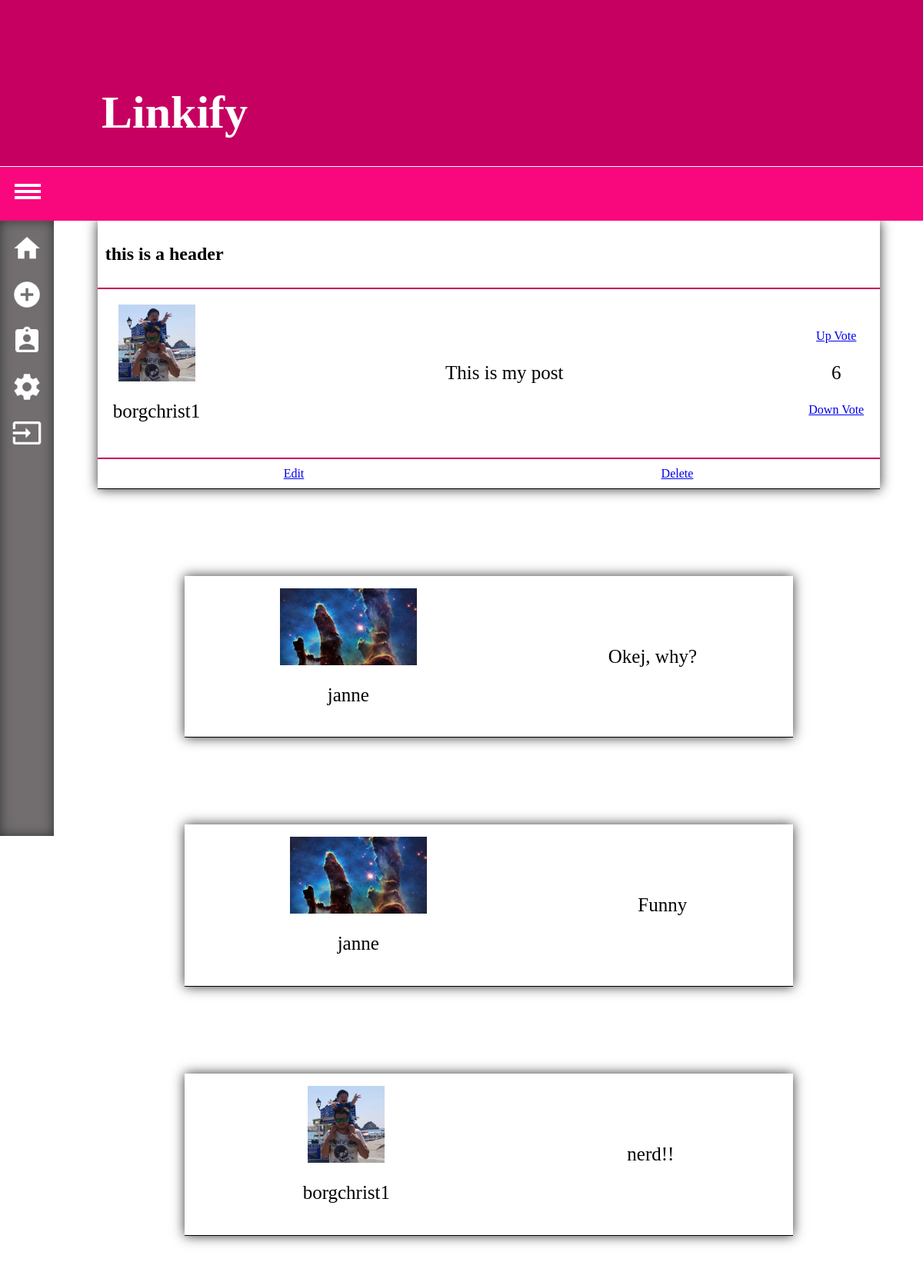
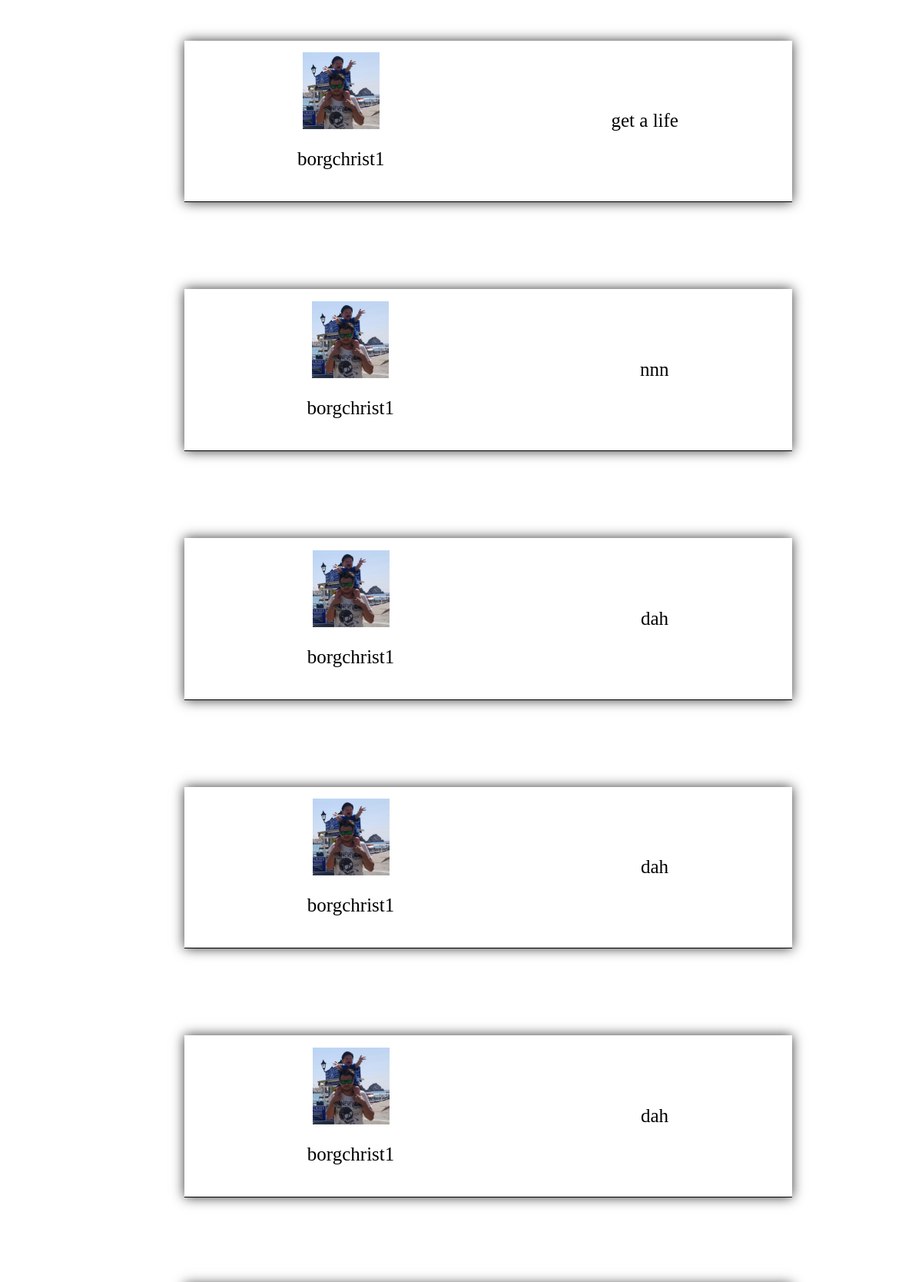
The page /topick.php?id=1 (signed in, upper part) on the database its author committed (2 pictures, top to bottom).
### tables this page shows
CREATE TABLE IF NOT EXISTS `posts` (
  `id` int(11) NOT NULL,
  `head` varchar(200) NOT NULL,
  `url` varchar(300) NOT NULL,
  `post` varchar(1000) NOT NULL,
  `user_id` int(11) NOT NULL,
  `datum` datetime NOT NULL,
  `votes` int(11) DEFAULT NULL
);

CREATE TABLE IF NOT EXISTS `users` (
  `id` int(11) NOT NULL,
  `email` varchar(70) NOT NULL,
  `username` varchar(70) NOT NULL,
  `password` varchar(60) NOT NULL,
  `avatar` varchar(300) NOT NULL
);

CREATE TABLE IF NOT EXISTS `comments` (
  `id` int(11) NOT NULL,
  `comment` varchar(1000) NOT NULL,
  `post_id` int(11) NOT NULL,
  `user_id` int(11) NOT NULL,
  `likes` int(11) NOT NULL
);

### classes/Query.php (called while the page is built, shortened)
<?php
class Query
{
    private $db;
    public function __construct()
    {
        $this->db = new Database();
    }
    public function getObjectById ($id, $table, $class)
    {
        $query = $this->db->getObjects("SELECT * FROM {$table}
            WHERE id = {$id}", $class);
        return $query;
    }
    public function getObjectByPostId ($id, $table, $class)
    {
        $query = $this->db->getObjects("SELECT * FROM {$table}
            WHERE post_id = {$id}", $class);
        return $query;
    }
}

### classes/Database.php (called while the page is built, shortened)
<?php
class Database
{
    private $host = "localhost";
    private $dbName = "linkify";
    private $port = 3306;
    private $username = "root";
    private $password = "root";
    private $socetType = "mysql";
    private $instance = NULL;
    function __construct()
    {
        if ($this->instance == NULL) {
            try {
                $db = new PDO (''.$this->socetType .':host='. $this->host . ';port='. $this->port .';dbname='. $this->dbName .';', $this->username, $this->password );
                $this->instance = $db;
            } catch (Exception $e) {
                die($e->getMessage());            }
        }
    }
    public function getObjects($sql, $class)
    {
        $query = $this->instance->prepare($sql);
        $query->execute();
        $query->setFetchMode(PDO::FETCH_CLASS, $class);
        $result = $query->fetchAll();
        return $result;
    }
}

### classes/Post.php (called while the page is built, shortened)
<?php
class Post {
    private $id;
    private $head;
    private $post;
    private $user_id;
    private $votes;
    public function getId()
    {
        return $this->id;
    }
    public function getHead()
    {
        return $this->head;
    }
    public function getPost()
    {
        return $this->post;
    }
    public function getUser_id()
    {
        return $this->user_id;
    }
    public function getVotes()
    {
        return $this->votes;
    }
}

### resources/lib/index-get-user.php (called while the page is built)
<?php
function getAuthor($id)
{
    $getUser = new Query();
    $users = $getUser->getObjectById($id, "users", "User");
    foreach ($users as $user){
        return $user;
    }
}

### classes/User.php (called while the page is built, shortened)
<?php
class User
{
    private $id;
    private $username;
    private $avatar;
    public function getId()
    {
        return  $this->id;
    }
    public function getUsername()
    {
        return $this->username;
    }
    public function getAvatar()
    {
        return $this->avatar;
    }
}

### classes/Comment.php (called while the page is built, shortened)
<?php
class Comment
{
    private $comment;
    private $user_id;
    public function getComment()
    {
        return $this->comment;
    }
    public function getUser_id()
    {
        return $this->user_id;
    }
}

### topick.php (the view, shortened to what this page needs)
<?php
require "classes/Post.php";
require "classes/Database.php";
require "classes/Comment.php";
require "classes/User.php";
require "classes/Query.php";
require "resources/lib/index-get-user.php";
$postId = $_GET["id"];
$objects = new Query();
$posts = $objects->getObjectById($postId, "posts", "Post");
$comments = $objects->getObjectByPostId($postId, "comments", "Comment");
?>
<html>
    <?php require "resources/blocks/head.php"; ?>
    <body>
        <?php require "resources/blocks/big-header.php";
        require "resources/blocks/header.php";
        require "resources/blocks/left-panel.php";
        ?>
        <div class="page-wrapper">
            <?php foreach ($posts as $post):
                $user = getAuthor($post->getUser_id()); ?>
                <div class="post-wrapper">
                    <div class="post-head">
                        <h2><?php print $post->getHead();?></h2>
                    </div>
                    <div class="content-wrapper">
                        <div class="post-avatar">
                            <img src="resources/img/users/<?php print $user->getId() . "/" . $user->getAvatar(); ?>" height="100">
                            <p><?php print $user->getUsername(); ?></p>
                        </div>
                        <div class="post-content">
                            <p><?php print $post->getPost(); ?></p>
                        </div>
                        <div class="likes">
                            <a href="resources/lib/vote.php?id=<?php print $post->getId(); ?>&vote=1&table=posts&class=Post">Up Vote</a>
                            <p><?php if($post->getVotes() !== null) print $post->getVotes(); else print 0; ?></p>
                            <a href="resources/lib/vote.php?id=<?php print $post->getId(); ?>&vote=-1&table=posts&class=Post">Down Vote</a>
                        </div>
                    </div>
                    <div class="more">
                        <?php if($_SESSION["id"] === $post->getUser_id()):?>
                            <a href="edit-post.php?id=<?php print $postId; ?>">Edit</a>
                            <a href="resources/lib/delete-post.php?id=<?php print $postId; ?>">Delete</a>
                        <?php endif; ?>
                    </div>
                </div>
            <?php endforeach; ?>
            <?php
            foreach ($comments as $comment):
                $user = getAuthor($comment->getUser_id());  ?>
                <div class="comment-wrapper">
                    <div class="comment-wrapper-inner">
                        <div class="post-avatar">
                            <img src="resources/img/users/<?php print $user->getId() . "/" . $user->getAvatar(); ?>" height="100">
                            <p><?php print $user->getUsername(); ?></p>
                        </div>
                        <div class="post-content">
                            <p><?php print $comment->getComment(); ?></p>
                        </div>
                    </div>
                </div>
            <?php endforeach; ?>
        </div>
    </body>
</html>

### style.css (style rules this page uses)
body { margin: 0 auto; height: 100%; width: 100%; }
.page-wrapper { margin-left: 70px; overflow: hidden; }
.post-wrapper { -moz-box-shadow: 0 0 15px #353535; -webkit-box-shadow: 0 0 15px #353535; box-shadow: 0 0 15px #353535; border-bottom: 1px solid black; margin-left: 5%; margin-right: 5%; margin-bottom: 10%; }
.post-head { padding: 1%; border-bottom: 2px solid #c60060; }
.content-wrapper { display: flex; align-items: center; justify-content: space-between; flex-direction: row; border-bottom: 2px solid #c60060; }
.post-avatar { height: auto; padding: 2%; display: flex; align-items: center; justify-content: center; flex-direction: column; }
.post-content { padding: 2%; }
.more { display: flex; align-items: center; justify-content: space-around; padding: 10px; }
.comment-wrapper { -moz-box-shadow: 0 0 15px #353535; -webkit-box-shadow: 0 0 15px #353535; box-shadow: 0 0 15px #353535; border-bottom: 1px solid black; margin-left: 15%; margin-right: 15%; margin-bottom: 10%; }
.comment-wrapper-inner { display: flex; align-items: center; justify-content: space-around; flex-direction: row; }
.likes { height: auto; padding: 2%; display: flex; align-items: center; justify-content: center; flex-direction: column; }
p { font-size: 25px; }

### rows shown on the page
posts: head "this is a header", user.avatar (picture), user.username "borgchrist1", post "This is my post", votes "6"
comments: user.avatar (picture), user.username "janne", comment "Okej, why?"
comments: user.avatar (picture), user.username "janne", comment "Funny"
comments: user.avatar (picture), user.username "borgchrist1", comment "nerd!!"
comments: user.avatar (picture), user.username "borgchrist1", comment "get a life"
comments: user.avatar (picture), user.username "borgchrist1", comment "nnn"
comments: user.avatar (picture), user.username "borgchrist1", comment "dah"
comments: user.avatar (picture), user.username "borgchrist1", comment "dah"
comments: user.avatar (picture), user.username "borgchrist1", comment "dah"
